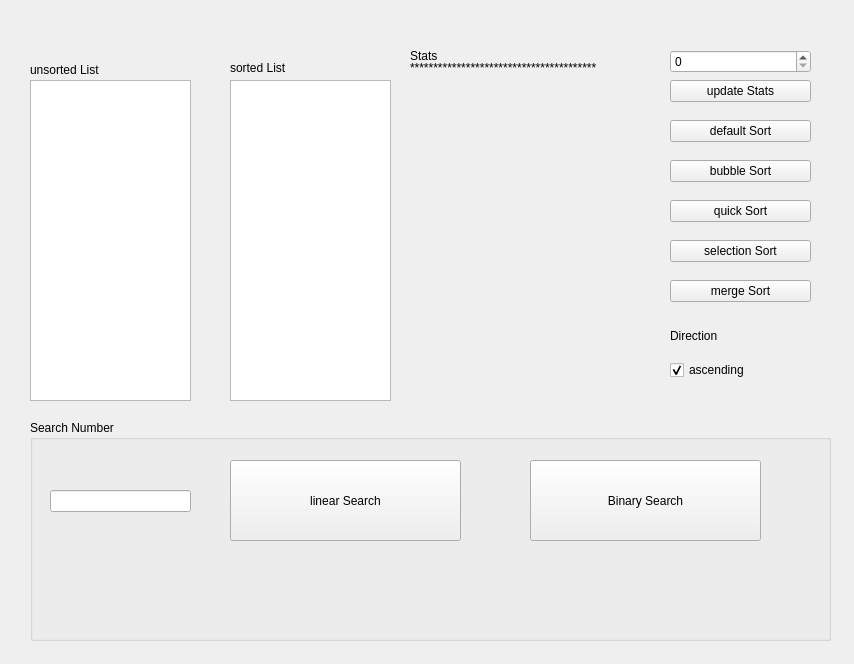
<?xml version="1.0" encoding="UTF-8"?>
<ui version="4.0">
 <class>Form</class>
 <widget class="QWidget" name="Form">
  <property name="geometry">
   <rect>
    <x>0</x>
    <y>0</y>
    <width>854</width>
    <height>664</height>
   </rect>
  </property>
  <property name="windowTitle">
   <string>Lists and sorting/searching</string>
  </property>
  <widget class="QSpinBox" name="sp_input">
   <property name="geometry">
    <rect>
     <x>670</x>
     <y>50</y>
     <width>141</width>
     <height>23</height>
    </rect>
   </property>
  </widget>
  <widget class="QListWidget" name="ls_unsorted">
   <property name="geometry">
    <rect>
     <x>30</x>
     <y>80</y>
     <width>161</width>
     <height>321</height>
    </rect>
   </property>
  </widget>
  <widget class="QListWidget" name="ls_sorted">
   <property name="geometry">
    <rect>
     <x>230</x>
     <y>80</y>
     <width>161</width>
     <height>321</height>
    </rect>
   </property>
  </widget>
  <widget class="QLabel" name="lbl_unsorted">
   <property name="geometry">
    <rect>
     <x>30</x>
     <y>60</y>
     <width>101</width>
     <height>20</height>
    </rect>
   </property>
   <property name="text">
    <string>unsorted List</string>
   </property>
  </widget>
  <widget class="QLabel" name="lbl_sorted">
   <property name="geometry">
    <rect>
     <x>230</x>
     <y>60</y>
     <width>91</width>
     <height>16</height>
    </rect>
   </property>
   <property name="text">
    <string>sorted List</string>
   </property>
  </widget>
  <widget class="QLabel" name="lbl_stats1">
   <property name="geometry">
    <rect>
     <x>410</x>
     <y>40</y>
     <width>57</width>
     <height>31</height>
    </rect>
   </property>
   <property name="text">
    <string>Stats</string>
   </property>
  </widget>
  <widget class="QLabel" name="lbl_stats2">
   <property name="geometry">
    <rect>
     <x>410</x>
     <y>60</y>
     <width>241</width>
     <height>16</height>
    </rect>
   </property>
   <property name="text">
    <string>****************************************</string>
   </property>
  </widget>
  <widget class="QPushButton" name="pb_update_stats">
   <property name="geometry">
    <rect>
     <x>670</x>
     <y>80</y>
     <width>141</width>
     <height>22</height>
    </rect>
   </property>
   <property name="text">
    <string>update Stats</string>
   </property>
  </widget>
  <widget class="QGroupBox" name="groupBox">
   <property name="geometry">
    <rect>
     <x>30</x>
     <y>420</y>
     <width>801</width>
     <height>221</height>
    </rect>
   </property>
   <property name="title">
    <string>Search Number</string>
   </property>
   <widget class="QLineEdit" name="le_serach_input">
    <property name="geometry">
     <rect>
      <x>20</x>
      <y>70</y>
      <width>141</width>
      <height>22</height>
     </rect>
    </property>
   </widget>
   <widget class="QPushButton" name="pb_linear_search">
    <property name="geometry">
     <rect>
      <x>200</x>
      <y>40</y>
      <width>231</width>
      <height>81</height>
     </rect>
    </property>
    <property name="text">
     <string>linear Search</string>
    </property>
   </widget>
   <widget class="QPushButton" name="pb_binary_search">
    <property name="geometry">
     <rect>
      <x>500</x>
      <y>40</y>
      <width>231</width>
      <height>81</height>
     </rect>
    </property>
    <property name="text">
     <string>Binary Search</string>
    </property>
   </widget>
   <widget class="QLabel" name="lbl_search_output">
    <property name="geometry">
     <rect>
      <x>26</x>
      <y>153</y>
      <width>401</width>
      <height>21</height>
     </rect>
    </property>
    <property name="text">
     <string/>
    </property>
   </widget>
  </widget>
  <widget class="QLabel" name="lbl_stats">
   <property name="geometry">
    <rect>
     <x>410</x>
     <y>80</y>
     <width>241</width>
     <height>321</height>
    </rect>
   </property>
   <property name="text">
    <string/>
   </property>
   <property name="alignment">
    <set>Qt::AlignmentFlag::AlignLeading|Qt::AlignmentFlag::AlignLeft|Qt::AlignmentFlag::AlignTop</set>
   </property>
  </widget>
  <widget class="QPushButton" name="pb_default_sort">
   <property name="geometry">
    <rect>
     <x>670</x>
     <y>120</y>
     <width>141</width>
     <height>22</height>
    </rect>
   </property>
   <property name="text">
    <string>default Sort</string>
   </property>
  </widget>
  <widget class="QPushButton" name="pb_bubble_sort">
   <property name="geometry">
    <rect>
     <x>670</x>
     <y>160</y>
     <width>141</width>
     <height>22</height>
    </rect>
   </property>
   <property name="text">
    <string>bubble Sort</string>
   </property>
  </widget>
  <widget class="QPushButton" name="pb_quick_sort">
   <property name="geometry">
    <rect>
     <x>670</x>
     <y>200</y>
     <width>141</width>
     <height>22</height>
    </rect>
   </property>
   <property name="text">
    <string>quick Sort</string>
   </property>
  </widget>
  <widget class="QPushButton" name="pb_selection_sort">
   <property name="geometry">
    <rect>
     <x>670</x>
     <y>240</y>
     <width>141</width>
     <height>22</height>
    </rect>
   </property>
   <property name="text">
    <string>selection Sort</string>
   </property>
  </widget>
  <widget class="QPushButton" name="pb_merge_sort">
   <property name="geometry">
    <rect>
     <x>670</x>
     <y>280</y>
     <width>141</width>
     <height>22</height>
    </rect>
   </property>
   <property name="text">
    <string>merge Sort</string>
   </property>
  </widget>
  <widget class="QLabel" name="lbl_direction">
   <property name="geometry">
    <rect>
     <x>670</x>
     <y>320</y>
     <width>57</width>
     <height>31</height>
    </rect>
   </property>
   <property name="text">
    <string>Direction</string>
   </property>
  </widget>
  <widget class="QCheckBox" name="cb_direciton">
   <property name="geometry">
    <rect>
     <x>670</x>
     <y>360</y>
     <width>85</width>
     <height>20</height>
    </rect>
   </property>
   <property name="text">
    <string>ascending</string>
   </property>
   <property name="checked">
    <bool>true</bool>
   </property>
  </widget>
 </widget>
 <resources/>
 <connections/>
</ui>
